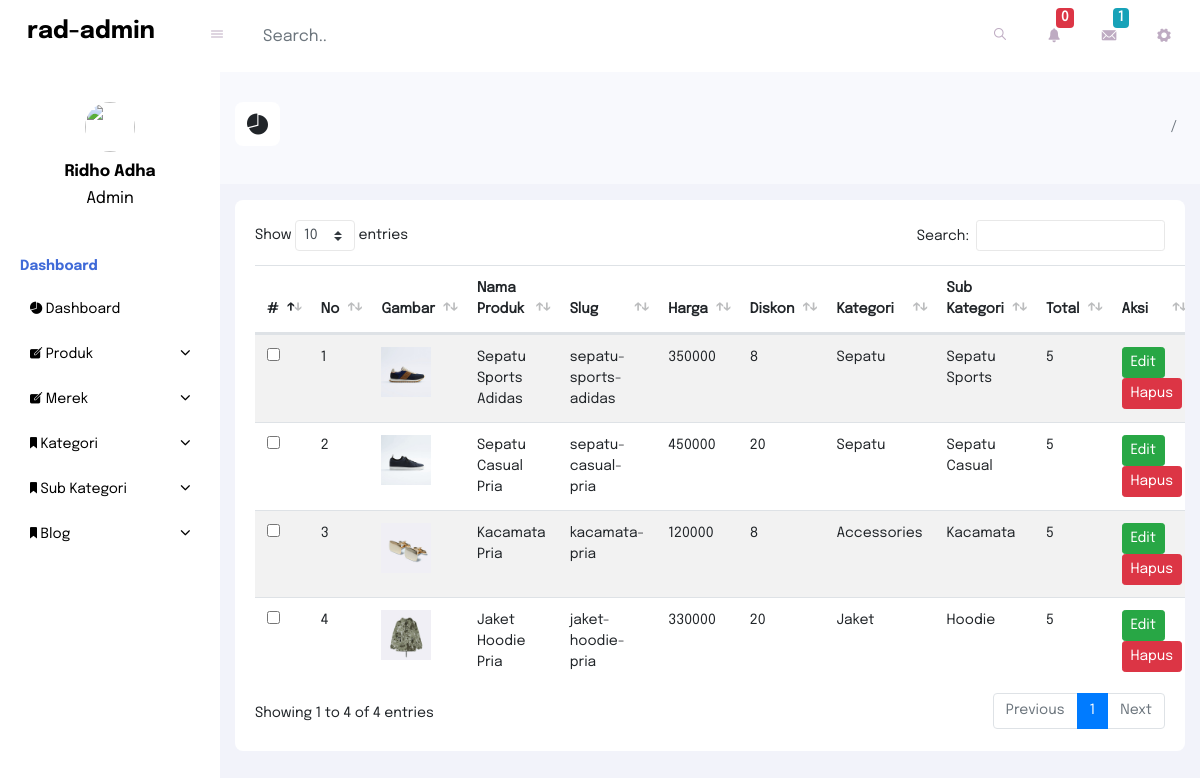
/admin/index.php?q=produk, run on the app's committed database.
### tables this page shows
CREATE TABLE `product` (
  `id_product` int(10) NOT NULL,
  `product_name` varchar(255) NOT NULL,
  `product_slug` varchar(255) NOT NULL,
  `product_price` int(10) NOT NULL,
  `product_discount` int(10) NOT NULL,
  `product_category` varchar(255) NOT NULL,
  `product_subcategory` varchar(255) NOT NULL,
  `product_quantity` int(10) NOT NULL,
  `product_image` varchar(255) NOT NULL
);

### admin/tbl_produk.php (the view, shortened to what this page needs)
<?php
  $sql = mysqli_query($koneksi,"SELECT * FROM product ORDER BY id_product ASC");
?>
<div class="main-card card">
  <div class="card-body table-area table-responsive">
    <div class="table-body">
      <table class="table table-striped table-hover ">
        <thead>
          <tr>
            <th>#</th>
            <th>No</th>
            <th>Gambar</th>
            <th>Nama Produk</th>
            <th>Slug</th>
            <th>Harga</th>
            <th>Diskon</th>
            <th>Kategori</th>
            <th>Sub Kategori</th>
            <th>Total</th>
            <th>Aksi</th>
          </tr>
        </thead>
        <tbody>
        <?php
        foreach($sql as $produk):
        ?>
          <tr>
            <td><input type="checkbox" name=""></td>
            <td><?= $produk['id_product'];?></td>
            <td><img src="../assets/img/product/<?= $produk['product_image']?>" width="50"></td>
            <td><?= $produk['product_name'];?></td>
            <td><?= $produk['product_slug'];?></td>
            <td><?= $produk['product_price'];?></td>
            <td><?= $produk['product_discount'];?></td>
            <td><?= $produk['product_category'];?></td>
            <td><?= $produk['product_subcategory'];?></td>
            <td><?= $produk['product_quantity'];?></td>
            <td>
              <a href="index.php?q=ubah_produk&product_slug=<?= $produk['product_slug'];?>" class="btn btn-sm btn-success">Edit</a>
              <a href="hapus_produk.php?q=hapus_produk&product_slug=<?= $produk['product_slug'];?>" class="btn btn-sm btn-danger">Hapus</a>
            </td>
          </tr>
          <?php
        endforeach;
          ?>
        </tbody>
      </table>
    </div>
  </div>
</div>

### admin/assets/css/main.css (style rules this page uses)
body { font-family: 'Epilogue'; overflow-x: hidden; background: #F2F3FA; font-size: 14px; }
.main-content .card { border-radius: 8px; border: none; }

### data on the page
product: id_product "1", product_image (picture), product_name "Sepatu Sports Adidas", product_slug "sepatu-sports-adidas", product_price "350000", product_discount "8", product_category "Sepatu", product_subcategory "Sepatu Sports", product_quantity "5"
product: id_product "2", product_image (picture), product_name "Sepatu Casual Pria", product_slug "sepatu-casual-pria", product_price "450000", product_discount "20", product_category "Sepatu", product_subcategory "Sepatu Casual", product_quantity "5"
product: id_product "3", product_image (picture), product_name "Kacamata Pria", product_slug "kacamata-pria", product_price "120000", product_discount "8", product_category "Accessories", product_subcategory "Kacamata", product_quantity "5"
product: id_product "4", product_image (picture), product_name "Jaket Hoodie Pria", product_slug "jaket-hoodie-pria", product_price "330000", product_discount "20", product_category "Jaket", product_subcategory "Hoodie", product_quantity "5"
